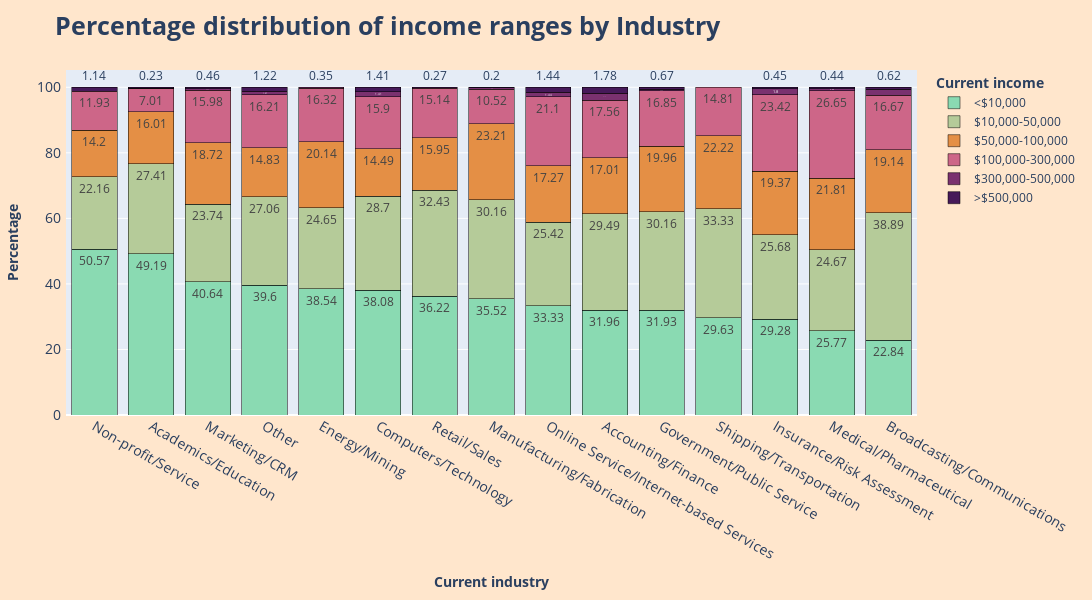

The notebook cell saved with this chart:
### Code cell
fig = stacked_bar_plot( industry_income_df, 'Current industry', 'Percentage', 'Current income' , 'Percentage', ['#8ADAB2', '#B5CB99', '#E48F45','#CD6688','#7A316F' ,'#461959'], 0,0)
fig.update_layout(
    title_text = '<b>Percentage distribution of income ranges by Industry<b>',
)
fig.update_traces(marker_line_color='black', marker_line_width=0.5, hovertemplate='<b>%{text} (%)</b> of participants that in <b>%{x}</b> industry have the income <b>%{fullData.name}</b>')

fig.show()

### Figure 1 — Plotly figure (JSON) as saved in the notebook; plotly's stock layout.template omitted (floating-point values rounded to 4 significant figures)
{"data": [{"alignmentgroup": "True", "hovertemplate": "<b>%{text} (%)</b> of participants that in <b>%{x}</b> industry have the income <b>%{fullData.name}</b>", "legendgroup": "<$10,000", "marker": {"color": "#8ADAB2", "line": {"color": "black", "width": 0.5}, "pattern": {"shape": ""}}, "name": "<$10,000", "offsetgroup": "<$10,000", "orientation": "v", "showlegend": true, "text": [50.57, 49.19, 40.64, 39.6, 38.54, 38.08, 36.22, 35.52, 33.33, 31.96, 31.93, 29.63, 29.28, 25.77, 22.84], "textposition": "auto", "type": "bar", "x": ["Non-profit/Service", "Academics/Education", "Marketing/CRM", "Other", "Energy/Mining", "Computers/Technology", "Retail/Sales", "Manufacturing/Fabrication", "Online Service/Internet-based Services", "Accounting/Finance", "Government/Public Service", "Shipping/Transportation", "Insurance/Risk Assessment", "Medical/Pharmaceutical", "Broadcasting/Communications"], "xaxis": "x", "y": [50.57, 49.19, 40.64, 39.6, 38.54, 38.08, 36.22, 35.52, 33.33, 31.96, 31.93, 29.63, 29.28, 25.77, 22.84], "yaxis": "y"}, {"alignmentgroup": "True", "hovertemplate": "<b>%{text} (%)</b> of participants that in <b>%{x}</b> industry have the income <b>%{fullData.name}</b>", "legendgroup": "$10,000-50,000", "marker": {"color": "#B5CB99", "line": {"color": "black", "width": 0.5}, "pattern": {"shape": ""}}, "name": "$10,000-50,000", "offsetgroup": "$10,000-50,000", "orientation": "v", "showlegend": true, "text": [38.89, 33.33, 32.43, 30.16, 30.16, 29.49, 28.7, 27.41, 27.06, 25.68, 25.42, 24.67, 24.65, 23.74, 22.16], "textposition": "auto", "type": "bar", "x": ["Broadcasting/Communications", "Shipping/Transportation", "Retail/Sales", "Government/Public Service", "Manufacturing/Fabrication", "Accounting/Finance", "Computers/Technology", "Academics/Education", "Other", "Insurance/Risk Assessment", "Online Service/Internet-based Services", "Medical/Pharmaceutical", "Energy/Mining", "Marketing/CRM", "Non-profit/Service"], "xaxis": "x", "y": [38.89, 33.33, 32.43, 30.16, 30.16, 29.49, 28.7, 27.41, 27.06, 25.68, 25.42, 24.67, 24.65, 23.74, 22.16], "yaxis": "y"}, {"alignmentgroup": "True", "hovertemplate": "<b>%{text} (%)</b> of participants that in <b>%{x}</b> industry have the income <b>%{fullData.name}</b>", "legendgroup": "$50,000-100,000", "marker": {"color": "#E48F45", "line": {"color": "black", "width": 0.5}, "pattern": {"shape": ""}}, "name": "$50,000-100,000", "offsetgroup": "$50,000-100,000", "orientation": "v", "showlegend": true, "text": [23.21, 22.22, 21.81, 20.14, 19.96, 19.37, 19.14, 18.72, 17.27, 17.01, 16.01, 15.95, 14.83, 14.49, 14.2], "textposition": "auto", "type": "bar", "x": ["Manufacturing/Fabrication", "Shipping/Transportation", "Medical/Pharmaceutical", "Energy/Mining", "Government/Public Service", "Insurance/Risk Assessment", "Broadcasting/Communications", "Marketing/CRM", "Online Service/Internet-based Services", "Accounting/Finance", "Academics/Education", "Retail/Sales", "Other", "Computers/Technology", "Non-profit/Service"], "xaxis": "x", "y": [23.21, 22.22, 21.81, 20.14, 19.96, 19.37, 19.14, 18.72, 17.27, 17.01, 16.01, 15.95, 14.83, 14.49, 14.2], "yaxis": "y"}, {"alignmentgroup": "True", "hovertemplate": "<b>%{text} (%)</b> of participants that in <b>%{x}</b> industry have the income <b>%{fullData.name}</b>", "legendgroup": "$100,000-300,000", "marker": {"color": "#CD6688", "line": {"color": "black", "width": 0.5}, "pattern": {"shape": ""}}, "name": "$100,000-300,000", "offsetgroup": "$100,000-300,000", "orientation": "v", "showlegend": true, "text": [26.65, 23.42, 21.1, 17.56, 16.85, 16.67, 16.32, 16.21, 15.98, 15.9, 15.14, 14.81, 11.93, 10.52, 7.01], "textposition": "auto", "type": "bar", "x": ["Medical/Pharmaceutical", "Insurance/Risk Assessment", "Online Service/Internet-based Services", "Accounting/Finance", "Government/Public Service", "Broadcasting/Communications", "Energy/Mining", "Other", "Marketing/CRM", "Computers/Technology", "Retail/Sales", "Shipping/Transportation", "Non-profit/Service", "Manufacturing/Fabrication", "Academics/Education"], "xaxis": "x", "y": [26.65, 23.42, 21.1, 17.56, 16.85, 16.67, 16.32, 16.21, 15.98, 15.9, 15.14, 14.81, 11.93, 10.52, 7.01], "yaxis": "y"}, {"alignmentgroup": "True", "hovertemplate": "<b>%{text} (%)</b> of participants that in <b>%{x}</b> industry have the income <b>%{fullData.name}</b>", "legendgroup": "$300,000-500,000", "marker": {"color": "#7A316F", "line": {"color": "black", "width": 0.5}, "pattern": {"shape": ""}}, "name": "$300,000-500,000", "offsetgroup": "$300,000-500,000", "orientation": "v", "showlegend": true, "text": [2.19, 1.85, 1.8, 1.44, 1.41, 1.07, 0.66, 0.46, 0.44, 0.4, 0.35, 0.15], "textposition": "auto", "type": "bar", "x": ["Accounting/Finance", "Broadcasting/Communications", "Insurance/Risk Assessment", "Online Service/Internet-based Services", "Computers/Technology", "Other", "Medical/Pharmaceutical", "Marketing/CRM", "Government/Public Service", "Manufacturing/Fabrication", "Energy/Mining", "Academics/Education"], "xaxis": "x", "y": [2.19, 1.85, 1.8, 1.44, 1.41, 1.07, 0.66, 0.46, 0.44, 0.4, 0.35, 0.15], "yaxis": "y"}, {"alignmentgroup": "True", "hovertemplate": "<b>%{text} (%)</b> of participants that in <b>%{x}</b> industry have the income <b>%{fullData.name}</b>", "legendgroup": ">$500,000", "marker": {"color": "#461959", "line": {"color": "black", "width": 0.5}, "pattern": {"shape": ""}}, "name": ">$500,000", "offsetgroup": ">$500,000", "orientation": "v", "showlegend": true, "text": [1.78, 1.44, 1.41, 1.22, 1.14, 0.67, 0.62, 0.46, 0.45, 0.44, 0.27, 0.23, 0.2], "textposition": "auto", "type": "bar", "x": ["Accounting/Finance", "Online Service/Internet-based Services", "Computers/Technology", "Other", "Non-profit/Service", "Government/Public Service", "Broadcasting/Communications", "Marketing/CRM", "Insurance/Risk Assessment", "Medical/Pharmaceutical", "Retail/Sales", "Academics/Education", "Manufacturing/Fabrication"], "xaxis": "x", "y": [1.78, 1.44, 1.41, 1.22, 1.14, 0.67, 0.62, 0.46, 0.45, 0.44, 0.27, 0.23, 0.2], "yaxis": "y"}], "layout": {"barmode": "stack", "height": 600, "legend": {"title": {"text": "<b>Current income</b>"}, "tracegroupgap": 0}, "margin": {"b": 20, "l": 20, "r": 30, "t": 70}, "paper_bgcolor": "#ffe6cc", "title": {"font": {"size": 25}, "text": "<b>Percentage distribution of income ranges by Industry<b>"}, "width": 1100, "xaxis": {"anchor": "y", "domain": [0, 1], "tickfont": {"size": 14}, "title": {"text": "<b>Current industry</b>"}}, "yaxis": {"anchor": "x", "domain": [0, 1], "tickfont": {"size": 14}, "ticksuffix": " ", "title": {"text": "<b>Percentage</b>"}}}}
